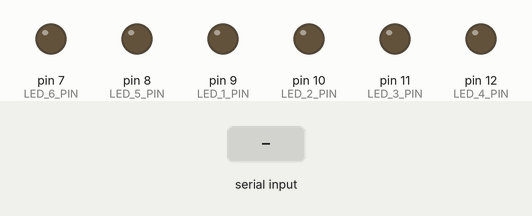
Simulated run of this sketch. Board: Arduino Uno, built with avr-gcc and run on an emulated ATmega328P. Parts: output pins drawn as LEDs (lit = HIGH). The test bench sets the inputs (shaded band).

Above: at 1.2 s.
1.3 s: "L" received over Serial
At 2.2 s:
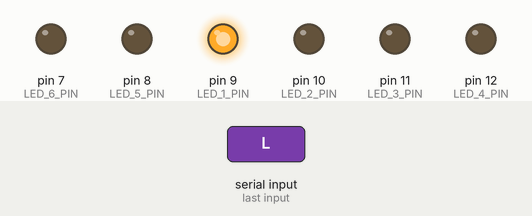
2.8 s: "R" received over Serial
At 3.4 s:
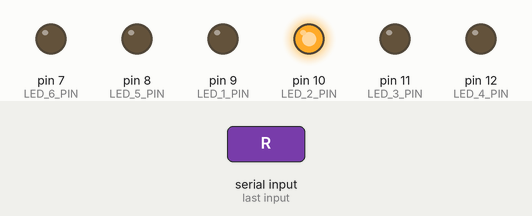
4.3 s: "F" received over Serial
At 5.5 s:
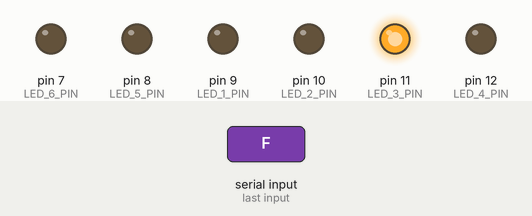
5.8 s: "B" received over Serial
At 6.9 s:
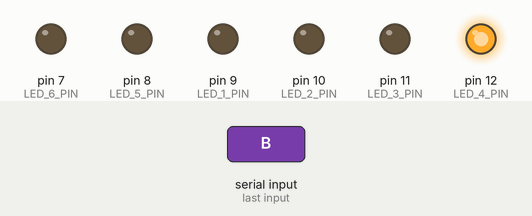
7.3 s: "H" received over Serial
At 8.0 s:
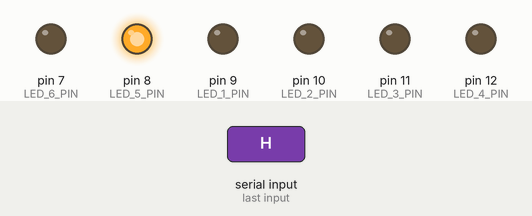
8.8 s: "S" received over Serial
At 9.1 s:
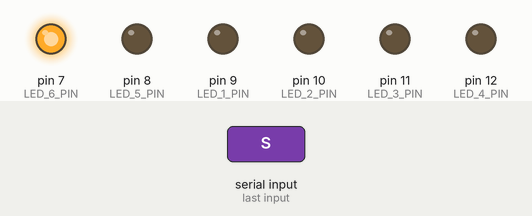
Timing chart, 0 to 11.3 s (numbered marks = the images above; inputs shaded):
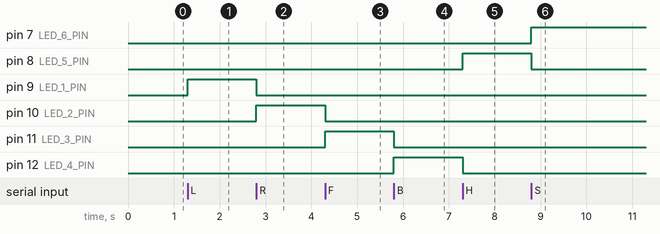

The sketch:

Testcode_Halfway_Report.ino
```cpp
//We will use LEDs to test the code. In the real code they represent the Motor and it's actions:
#define LED_1_PIN 9 //stands for the wheels on the left side
#define LED_2_PIN 10 //stands for the wheels on the right side
#define LED_3_PIN 11 //stands for forward movement (all wheels on same speed)
#define LED_4_PIN 12 //stands for backwards movement (all wheels on same speed, motors spin in other direction)
#define LED_5_PIN 8 //stands for halting the vehicle; all motors stand still
#define LED_6_PIN 7 //stands for starting the vehicle
char answer;
int speed = 255; //speed of the motor

void powerOffLEDs()
{
//function to make sure all LEDs are off when we begin
digitalWrite(LED_1_PIN, LOW);
digitalWrite(LED_2_PIN, LOW);
digitalWrite(LED_3_PIN, LOW);
digitalWrite(LED_4_PIN, LOW);
digitalWrite(LED_5_PIN, LOW);
digitalWrite(LED_6_PIN, LOW);
}

void setup() {
  // put your setup code here, to run once:
//Start Serial with the chosen Baudrate:
Serial.begin(9600);
//set the LEDs as outputs:
pinMode(LED_1_PIN, OUTPUT);
pinMode(LED_2_PIN, OUTPUT);
pinMode(LED_3_PIN, OUTPUT);
pinMode(LED_4_PIN, OUTPUT);
pinMode(LED_5_PIN, OUTPUT);
pinMode(LED_6_PIN, OUTPUT);
powerOffLEDs();
}

void loop() {
  // put your main code here, to run repeatedly:
if (Serial.available() > 0)
{
  answer = Serial.read();

   switch (answer)
   {
    case 'L':
    //Turn left:
    powerOffLEDs();
    digitalWrite(LED_1_PIN, HIGH);
    break;

    case 'R':
    //Turn right:
    powerOffLEDs();
    digitalWrite(LED_2_PIN, HIGH);
    break;

    case 'F':
    //Move forward:
    powerOffLEDs();
    digitalWrite(LED_3_PIN, HIGH);
    break;

    case 'B':
    //Move backward:
    powerOffLEDs();
    digitalWrite(LED_4_PIN, HIGH);
    break;

    case 'H':
    //Halt:
    powerOffLEDs();
    digitalWrite(LED_5_PIN, HIGH);
    break;

    case 'S':
    //Start
    powerOffLEDs();
    digitalWrite(LED_6_PIN, HIGH);
    break;

    default:
    break;
   }
}
}
```

Measured:
- after the input at 1.3 s, pin 9 (LED_1_PIN): LOW → HIGH at once
- after the input at 2.8 s, pin 9 (LED_1_PIN): HIGH → LOW at once; pin 10 (LED_2_PIN): LOW → HIGH at once
- after the input at 4.3 s, pin 10 (LED_2_PIN): HIGH → LOW at once; pin 11 (LED_3_PIN): LOW → HIGH at once
- after the input at 5.8 s, pin 11 (LED_3_PIN): HIGH → LOW at once; pin 12 (LED_4_PIN): LOW → HIGH at once
- after the input at 7.3 s, pin 8 (LED_5_PIN): LOW → HIGH at once; pin 12 (LED_4_PIN): HIGH → LOW at once
- after the input at 8.8 s, pin 7 (LED_6_PIN): LOW → HIGH at once; pin 8 (LED_5_PIN): HIGH → LOW at once
